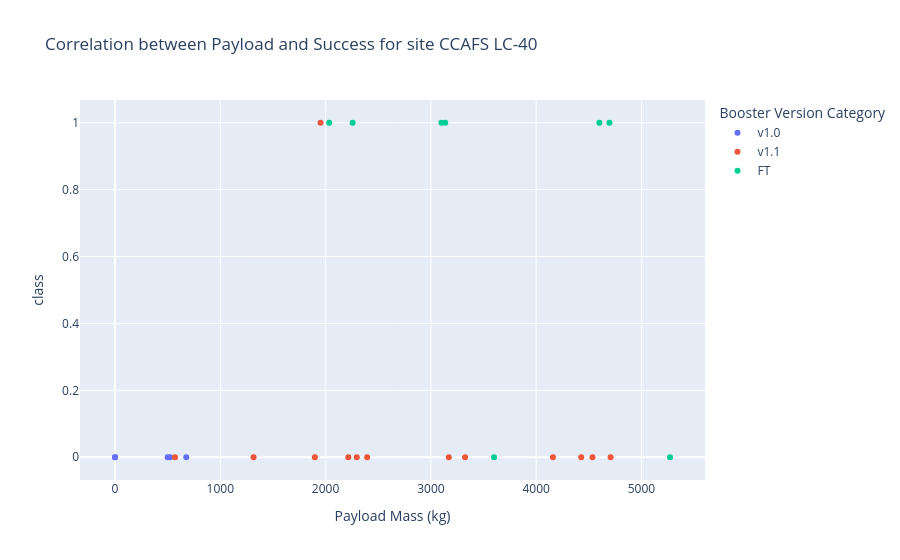

This figure's notebook cell:
### Code cell
#entered_site != 'ALL'
entered_site = 'CCAFS LC-40'

site_i_df = spacex_df[spacex_df['Launch Site'] == entered_site]
#selected_slider = site_i_df['Payload Mass (kg)']
#print(selected_slider)

px.scatter(site_i_df, x= 'Payload Mass (kg)', y='class', color="Booster Version Category", title= f"Correlation between Payload and Success for site {entered_site}")

### Figure 1 — Plotly figure (JSON) as saved in the notebook; plotly's stock layout.template omitted (floating-point values rounded to 4 significant figures)
{"data": [{"hovertemplate": "Booster Version Category=v1.0<br>Payload Mass (kg)=%{x}<br>class=%{y}<extra></extra>", "legendgroup": "v1.0", "marker": {"color": "#636efa", "symbol": "circle"}, "mode": "markers", "name": "v1.0", "orientation": "v", "showlegend": true, "type": "scatter", "x": [0.0, 0.0, 525.0, 500.0, 677.0], "xaxis": "x", "y": [0, 0, 0, 0, 0], "yaxis": "y"}, {"hovertemplate": "Booster Version Category=v1.1<br>Payload Mass (kg)=%{x}<br>class=%{y}<extra></extra>", "legendgroup": "v1.1", "marker": {"color": "#EF553B", "symbol": "circle"}, "mode": "markers", "name": "v1.1", "orientation": "v", "showlegend": true, "type": "scatter", "x": [3170.0, 3325.0, 2296.0, 1316.0, 4535.0, 4428.0, 2216.0, 2395.0, 570.0, 4159.0, 1898.0, 4707.0, 1952.0], "xaxis": "x", "y": [0, 0, 0, 0, 0, 0, 0, 0, 0, 0, 0, 0, 1], "yaxis": "y"}, {"hovertemplate": "Booster Version Category=FT<br>Payload Mass (kg)=%{x}<br>class=%{y}<extra></extra>", "legendgroup": "FT", "marker": {"color": "#00cc96", "symbol": "circle"}, "mode": "markers", "name": "FT", "orientation": "v", "showlegend": true, "type": "scatter", "x": [2034.0, 5271.0, 3136.0, 4696.0, 3100.0, 3600.0, 2257.0, 4600.0], "xaxis": "x", "y": [1, 0, 1, 1, 1, 0, 1, 1], "yaxis": "y"}], "layout": {"legend": {"title": {"text": "Booster Version Category"}, "tracegroupgap": 0}, "title": {"text": "Correlation between Payload and Success for site CCAFS LC-40"}, "xaxis": {"anchor": "y", "domain": [0, 1], "title": {"text": "Payload Mass (kg)"}}, "yaxis": {"anchor": "x", "domain": [0, 1], "title": {"text": "class"}}}}
